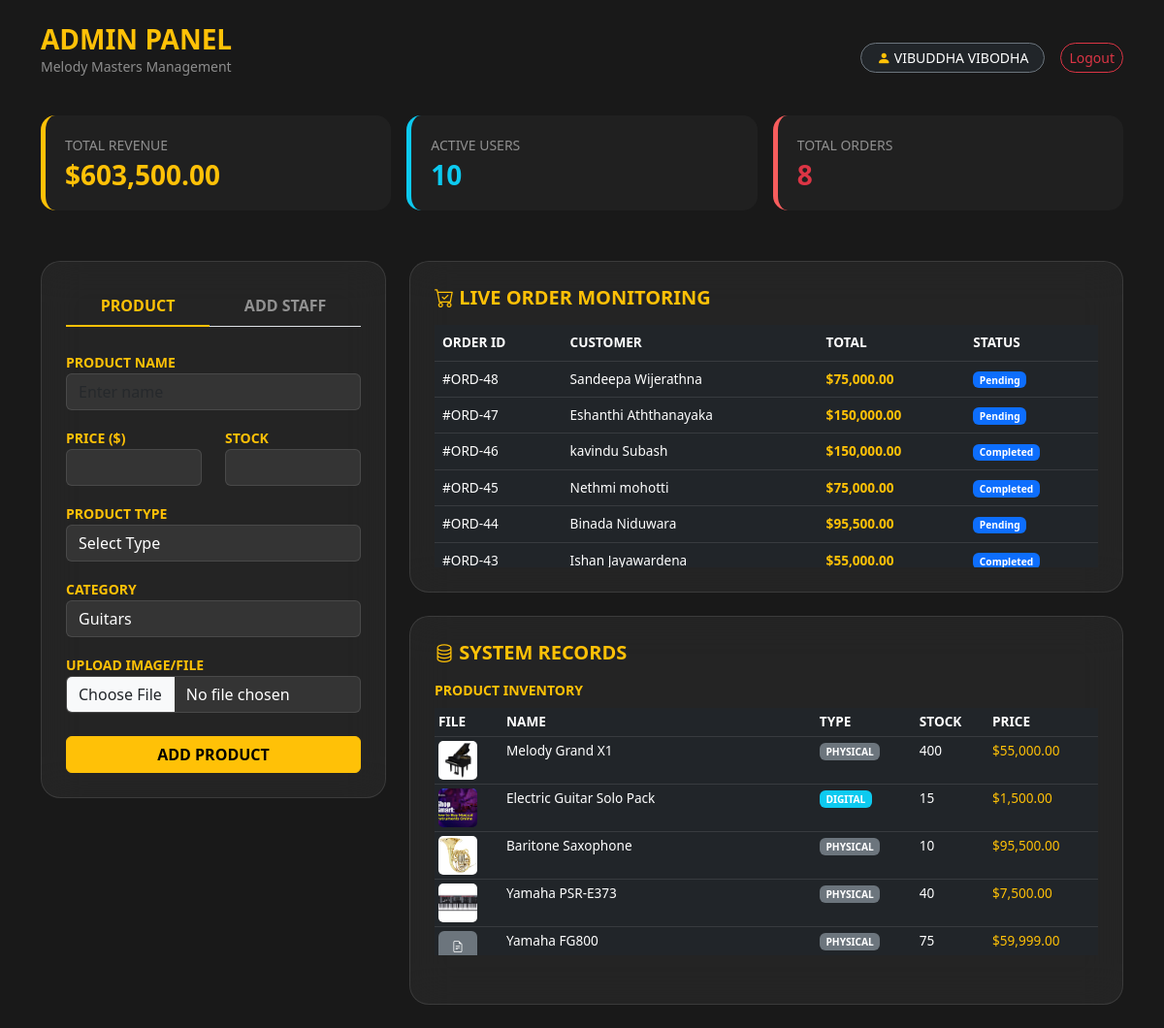
Screenshot of /melody_masters/admin/admin_dashboard.php (signed in) with the database file from the repository.
### tables this page shows
CREATE TABLE `orders` (
  `id` int(11) NOT NULL,
  `user_id` int(11) NOT NULL,
  `total` decimal(10,2) NOT NULL,
  `shipping_cost` decimal(10,2) DEFAULT 0.00,
  `status` varchar(20) DEFAULT 'pending',
  `tracking_no` varchar(100) DEFAULT NULL,
  `created_at` timestamp NOT NULL DEFAULT current_timestamp(),
  `total_amount` double(10,2) DEFAULT NULL,
  `payment_method` varchar(50) DEFAULT NULL,
  `address` text DEFAULT NULL
);

CREATE TABLE `users` (
  `id` int(11) NOT NULL,
  `username` varchar(100) NOT NULL,
  `name` varchar(100) NOT NULL,
  `email` varchar(150) NOT NULL,
  `password` varchar(255) NOT NULL,
  `phone` varchar(20) DEFAULT NULL,
  `address` text DEFAULT NULL,
  `role` enum('customer','staff','admin') DEFAULT 'customer',
  `created_at` timestamp NOT NULL DEFAULT current_timestamp()
);

CREATE TABLE `products` (
  `id` int(11) NOT NULL,
  `name` varchar(200) NOT NULL,
  `description` text DEFAULT NULL,
  `brand` varchar(100) DEFAULT NULL,
  `price` decimal(10,2) NOT NULL,
  `category` varchar(100) DEFAULT NULL,
  `stock` int(11) DEFAULT 0,
  `category_id` int(11) DEFAULT NULL,
  `type` enum('physical','digital') DEFAULT 'physical',
  `image` varchar(255) DEFAULT NULL,
  `created_at` timestamp NOT NULL DEFAULT current_timestamp(),
  `product_type` varchar(50) DEFAULT 'physical',
  `file_path` varchar(255) DEFAULT NULL
);

CREATE TABLE `digital_products` (
  `id` int(11) NOT NULL,
  `product_id` int(11) NOT NULL,
  `file_path` varchar(255) NOT NULL,
  `max_downloads` int(11) DEFAULT 5,
  `created_at` timestamp NOT NULL DEFAULT current_timestamp()
);

### melody_masters/admin/admin_dashboard.php (the view, shortened to what this page needs)
<?php
include '../includes/db_config.php';
$revenue_query = mysqli_query($conn, "SELECT SUM(total_amount) as total_revenue FROM orders");
$row_rev = mysqli_fetch_assoc($revenue_query);
$total_revenue = $row_rev['total_revenue'] ?? 0;
$user_query = mysqli_query($conn, "SELECT COUNT(id) as total_users FROM users");
$active_users = mysqli_fetch_assoc($user_query)['total_users'] ?? 0;
$order_query = mysqli_query($conn, "SELECT COUNT(id) as total_orders FROM orders");
$total_orders = mysqli_fetch_assoc($order_query)['total_orders'] ?? 0;
?>
<!DOCTYPE html>
<html lang="en">
<head>
    <link href="https://cdn.jsdelivr.net/npm/bootstrap@5.3.0/dist/css/bootstrap.min.css" rel="stylesheet">
    <link rel="stylesheet" href="https://cdn.jsdelivr.net/npm/bootstrap-icons@1.11.1/font/bootstrap-icons.css">
</head>
<body>
<div class="container py-4">
    <div class="d-flex justify-content-between align-items-center mb-4">
        <div>
            <h3 class="fw-bold m-0 text-warning text-uppercase">Admin Panel</h3>
            <p class="text-white-50 small">Melody Masters Management</p>
        </div>
        <div class="d-flex gap-3 align-items-center">
            <span class="small bg-dark px-3 py-1 rounded-pill border border-secondary text-uppercase">
                <i class="bi bi-person-fill text-warning"></i> <?php echo $_SESSION['username']; ?>
            </span>
            <a href="../logout.php" class="btn btn-outline-danger btn-sm rounded-pill">Logout</a>
        </div>
    </div>
    <div class="row g-3">
        <div class="col-md-4">
            <div class="stat-card">
                <p class="small text-white-50 mb-1 text-uppercase">Total Revenue</p>
                <h3 class="fw-bold text-warning mb-0">$<?php echo number_format($total_revenue, 2); ?></h3>
            </div>
        </div>
        <div class="col-md-4">
            <div class="stat-card" style="border-left-color: #0dcaf0;">
                <p class="small text-white-50 mb-1 text-uppercase">Active Users</p>
                <h3 class="fw-bold text-info mb-0"><?php echo $active_users; ?></h3>
            </div>
        </div>
        <div class="col-md-4">
            <div class="stat-card" style="border-left-color: #f75d5d;">
                <p class="small text-white-50 mb-1 text-uppercase">Total Orders</p>
                <h3 class="fw-bold text-danger mb-0"><?php echo $total_orders; ?></h3>
            </div>
        </div>
    </div>
    <div class="row g-4 mt-2">
        <div class="col-lg-4">
            <div class="glass-card">
                <ul class="nav nav-tabs nav-fill mb-4" id="adminTab">
                    <li class="nav-item"><button class="nav-link active" data-bs-toggle="tab" data-bs-target="#product-pane">PRODUCT</button></li>
                    <li class="nav-item"><button class="nav-link" data-bs-toggle="tab" data-bs-target="#staff-pane">ADD STAFF</button></li>
                </ul>
                <div class="tab-content">
                    <div class="tab-pane fade show active" id="product-pane">
                        <form action="" method="POST" enctype="multipart/form-data">
                            <div class="mb-3">
                                <label class="small text-warning fw-bold">PRODUCT NAME</label>
                                <input type="text" name="p_name" class="form-control" placeholder="Enter name" required>
                            </div>
                            <div class="row mb-3">
                                <div class="col-6">
                                    <label class="small text-warning fw-bold">PRICE ($)</label>
                                    <input type="number" step="0.01" name="p_price" class="form-control" required>
                                </div>
                                <div class="col-6">
                                    <label class="small text-warning fw-bold">STOCK</label>
                                    <input type="number" name="p_stock" class="form-control" required>
                                </div>
                            </div>
                            <div class="mb-3">
                                <label class="small text-warning fw-bold">PRODUCT TYPE</label>
                                <select name="p_type" class="form-select" required>
                                    <option value="" disabled selected>Select Type</option>
                                </select>
                            </div>
                            <div class="mb-3">
                                <label class="small text-warning fw-bold">CATEGORY</label>
                                <select name="p_category" class="form-select">
                                    <option>Guitars</option>
                                </select>
                            </div>
                            <div class="mb-4">
                                <label class="small text-warning fw-bold">UPLOAD IMAGE/FILE</label>
                                <input type="file" name="p_image" class="form-control" required>
                            </div>
                            <button type="submit" name="add_product" class="btn btn-warning w-100">ADD PRODUCT</button>
                        </form>
                    </div>
                </div>
            </div>
        </div>
        <div class="col-lg-8">
            <div class="glass-card mb-4">
                <h5 class="fw-bold text-warning mb-3"><i class="bi bi-cart-check"></i> LIVE ORDER MONITORING</h5>
                <div class="table-responsive" style="max-height: 250px;">
                    <table class="table table-dark table-hover">
                        <thead><tr><th>ORDER ID</th><th>CUSTOMER</th><th>TOTAL</th><th>STATUS</th></tr></thead>
                        <tbody>
                            <?php
                            $orders = mysqli_query($conn, "SELECT o.id, u.username, o.total_amount, o.status FROM orders o JOIN users u ON o.user_id = u.id ORDER BY o.id DESC LIMIT 10");
                            if(mysqli_num_rows($orders) > 0):
                                while($o = mysqli_fetch_assoc($orders)):
                            ?>
                            <tr>
                                <td>#ORD-<?php echo $o['id']; ?></td>
                                <td><?php echo $o['username']; ?></td>
                                <td class="text-warning fw-bold">$<?php echo number_format($o['total_amount'], 2); ?></td>
                                <td><span class="badge bg-primary text-capitalize"><?php echo $o['status']; ?></span></td>
                            </tr>
                            <?php endwhile; else: ?>
                            <tr><td colspan="4" class="text-center text-white-50">No orders found.</td></tr>
                            <?php endif; ?>
                        </tbody>
                    </table>
                </div>
            </div>
            <div class="glass-card">
                <h5 class="fw-bold text-warning mb-3"><i class="bi bi-database"></i> SYSTEM RECORDS</h5>
                <p class="text-warning small fw-bold mb-2">PRODUCT INVENTORY</p>
                <div class="table-responsive" style="max-height: 280px;">
                    <table class="table table-dark table-sm">
                        <thead><tr><th>FILE</th><th>NAME</th><th>TYPE</th><th>STOCK</th><th>PRICE</th></tr></thead>
                        <tbody>
                            <?php
                            $prods = mysqli_query($conn, "SELECT p.*, d.id as is_digital FROM products p LEFT JOIN digital_products d ON p.id = d.product_id ORDER BY p.id DESC");
                            while($p = mysqli_fetch_assoc($prods)):
                            ?>
                            <tr>
                                <td>
                                    <?php
                                    $ext = pathinfo($p['image'], PATHINFO_EXTENSION);
                                    if(in_array(strtolower($ext), ['jpg', 'jpeg', 'png', 'gif'])): ?>
                                        <img src="../assets/uploads/products/<?php echo $p['image']; ?>" class="product-img" onerror="this.src='https://via.placeholder.com/50'">
                                    <?php else: ?>
                                        <div class="bg-secondary rounded text-center small py-2" style="width:40px; height:40px;"><i class="bi bi-file-earmark-text"></i></div>
                                    <?php endif; ?>
                                </td>
                                <td><?php echo $p['name']; ?></td>
                                <td>
                                    <span class="badge <?php echo $p['is_digital'] ? 'bg-info' : 'bg-secondary'; ?> py-1">
                                        <?php echo $p['is_digital'] ? 'DIGITAL' : 'PHYSICAL'; ?>
                                    </span>
                                </td>
                                <td><?php echo $p['stock']; ?></td>
                                <td class="text-warning">$<?php echo number_format($p['price'], 2); ?></td>
                            </tr>
                            <?php endwhile; ?>
                        </tbody>
                    </table>
                </div>
            </div>
        </div>
    </div>
</div>
</body>
</html>

### melody_masters/admin/admin_dashboard.php (style rules this page uses)
body { background: linear-gradient(rgba(0,0,0,0.9), rgba(0,0,0,0.9)), url('https://images.unsplash.com/photo-1511379938547-c1f69419868d?q=80&w=2070'); background-size: cover; background-attachment: fixed; color: white; min-height: 100vh; }
.glass-card { background: rgba(255, 255, 255, 0.05); backdrop-filter: blur(20px); border: 1px solid rgba(255, 255, 255, 0.1); border-radius: 20px; padding: 25px; }
.stat-card { padding: 20px; border-radius: 15px; border-left: 5px solid #ffc107; background: rgba(255, 255, 255, 0.03); margin-bottom: 20px; }
.nav-link { color: rgba(255,255,255,0.5); font-weight: bold; border: none !important; }
.nav-link.active { background: transparent !important; color: #ffc107 !important; border-bottom: 2px solid #ffc107 !important; }
.form-control, .form-select { background: rgba(255, 255, 255, 0.08) !important; color: white !important; border: 1px solid rgba(255,255,255,0.1) !important; }
.form-select option { background-color: #1a1a1a !important; color: white !important; }
.btn-warning { background: #ffc107; font-weight: bold; color: black; }
.table { font-size: 0.85rem; color: white; border-color: rgba(255,255,255,0.1); }
.product-img { width: 40px; height: 40px; object-fit: cover; border-radius: 5px; }

### rows the page displays
orders: id "48", user.username "Sandeepa Wijerathna", total_amount "75,000.00", status "Pending"
orders: id "47", user.username "Eshanthi Aththanayaka", total_amount "150,000.00", status "Pending"
orders: id "46", user.username "kavindu Subash", total_amount "150,000.00", status "Completed"
orders: id "45", user.username "Nethmi mohotti", total_amount "75,000.00", status "Completed"
orders: id "44", user.username "Binada Niduwara", total_amount "95,500.00", status "Pending"
orders: id "43", user.username "Ishan Jayawardena", total_amount "55,000.00", status "Completed"
products: image (picture), name "Melody Grand X1", shows "PHYSICAL", stock "400", price "55,000.00"
digital_products: product.image (placeholder picture), product.name "Electric Guitar Solo Pack", shows "DIGITAL", product.stock "15", product.price "1,500.00"
products: image (picture), name "Baritone Saxophone", shows "PHYSICAL", stock "10", price "95,500.00"
products: image (picture), name "Yamaha PSR-E373", shows "PHYSICAL", stock "40", price "7,500.00"
products: name "Yamaha FG800", shows "PHYSICAL", stock "75", price "59,999.00"
products: image (picture)

### other values shown
$_SESSION['username'] "VIBUDDHA VIBODHA"
$total_revenue "603,500.00"
$active_users "10"
$total_orders "8"
